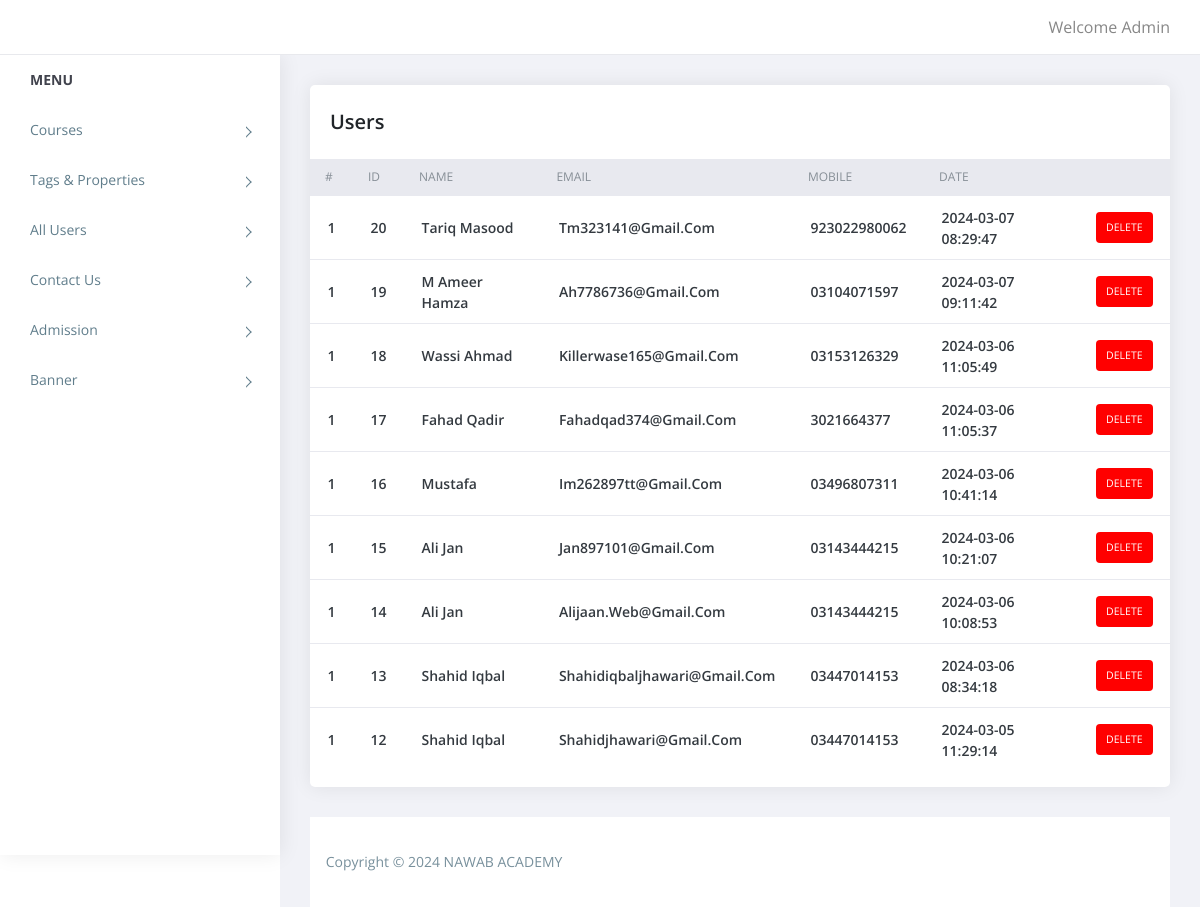
The app's page /admin/users.php (signed in) with its own data.
### tables this page shows
CREATE TABLE `users` (
  `id` int(11) NOT NULL,
  `name` varchar(255) NOT NULL,
  `password` varchar(50) NOT NULL,
  `email` varchar(50) NOT NULL,
  `mobile` varchar(15) NOT NULL,
  `added_on` datetime NOT NULL
);

### admin/users.php (the view, shortened to what this page needs)
<?php
require('top.inc.php');
$sql="select * from users order by id desc";
$res=mysqli_query($con,$sql);
?>
<div class="content pb-0">
	<div class="orders">
	   <div class="row">
		  <div class="col-xl-12">
			 <div class="card">
				<div class="card-body">
				   <h4 class="box-title">Users </h4>
				</div>
				<div class="card-body--">
				   <div class="table-stats order-table ov-h">
					  <table class="table ">
						 <thead>
							<tr>
							   <th class="serial">#</th>
							   <th>ID</th>
							   <th>Name</th>
							   <th>Email</th>
							   <th>Mobile</th>
							   <th>Date</th>
							   <th></th>
							</tr>
						 </thead>
						 <tbody>
							<?php
							$i=1;
							while($row=mysqli_fetch_assoc($res)){?>
							<tr>
							   <td class="serial"><?php echo $i?></td>
							   <td><?php echo $row['id']?></td>
							   <td><?php echo $row['name']?></td>
							   <td><?php echo $row['email']?></td>
							   <td><?php echo $row['mobile']?></td>
							   <td><?php echo $row['added_on']?></td>
							   <td>
								<?php
								echo "<span class='badge badge-delete'><a href='?type=delete&id=".$row['id']."'>Delete</a></span>";
								?>
							   </td>
							</tr>
							<?php } ?>
						 </tbody>
					  </table>
				   </div>
				</div>
			 </div>
		  </div>
	   </div>
	</div>
</div>
<?php
require('footer.inc.php');
?>

### admin/assets/css/style.css (style rules this page uses)
body { display: table; font-family: open sans, sans-serif; font-size: 16px; width: 100% }
a, button { text-decoration: none; outline: none!important; color: #878787; -webkit-transition: all .25s ease; transition: all .25s ease }
h1, h2, h3, h4, h5, h6 { margin: 0 }
.pb-0 { padding-bottom: 0 }
.ov-h { overflow: hidden }
.order-table { position: relative }
.order-table:after, .order-table:before { content: ""; position: absolute; top: 0; height: 37px; width: 10px; background: #e8e9ef }
.order-table:after { right: -1px }
.order-table:before { left: -1px }
.order-table tr th { background: #e8e9ef }
.order-table tr td:last-child, .order-table tr th:last-child { text-align: right }
.order-table tr:last-child td { border: none }
.order-table .badge { color: #fff; padding: 10px; text-transform: uppercase; font-weight: 400 }
.order-table .badge-delete { background: #FF0000 }
.content { float: left; padding: 1.875em; width: 100% }
.card { margin-bottom: 1.875em; border-radius: 5px; padding: 0; border: 0 solid transparent; -webkit-box-shadow: 0 0 20px rgba(0, 0, 0, .08); box-shadow: 0 0 20px rgba(0, 0, 0, .08) }
.card .box-title { font-weight: 600; font-size: 20px; padding: 5px 0 }
.card .card-body { float: left; padding: 1.25em; position: relative; width: 100% }
.card h4 { font-size: 1.1rem }
.table-stats table { font-family: open sans }
.table-stats table th, .table-stats table td { border: none; border-bottom: 1px solid #e8e9ef; color: #868e96; font-size: 12px; font-weight: 400; padding: .75em 1.25em; text-transform: uppercase }
.table-stats table td { color: #343a40; font-size: 14px; font-weight: 600; text-transform: capitalize; vertical-align: middle }
@media (max-width:1368px) { .card-body { padding: 15px } }
.badge a { color:#fff; }

### records on screen
users: id "20", name "Tariq Masood", email "Tm323141@gmail.com", mobile "923022980062", added_on "2024-03-07 08:29:47"
users: id "19", name "M Ameer Hamza", email "Ah7786736@gmail.com", mobile "03104071597", added_on "2024-03-07 09:11:42"
users: id "18", name "Wassi Ahmad", email "Killerwase165@gmail.com", mobile "03153126329", added_on "2024-03-06 11:05:49"
users: id "17", name "Fahad Qadir", email "Fahadqad374@gmail.com", mobile "3021664377", added_on "2024-03-06 11:05:37"
users: id "16", name "Mustafa", email "Im262897tt@gmail.com", mobile "03496807311", added_on "2024-03-06 10:41:14"
users: id "15", name "Ali Jan", email "Jan897101@gmail.com", mobile "03143444215", added_on "2024-03-06 10:21:07"
users: id "14", name "Ali Jan", email "Alijaan.web@gmail.com", mobile "03143444215", added_on "2024-03-06 10:08:53"
users: id "13", name "Shahid Iqbal", email "Shahidiqbaljhawari@gmail.com", mobile "03447014153", added_on "2024-03-06 08:34:18"
users: id "12", name "Shahid Iqbal", email "Shahidjhawari@gmail.com", mobile "03447014153", added_on "2024-03-05 11:29:14"
